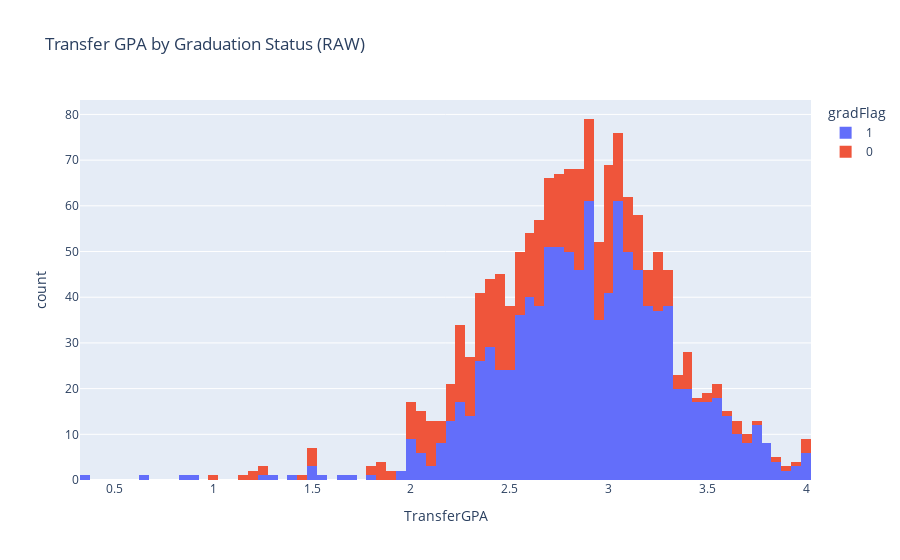
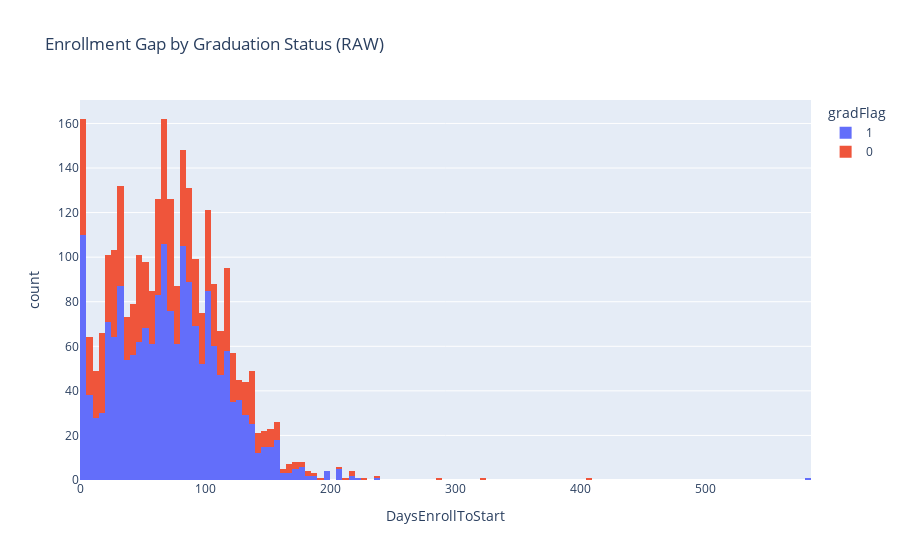
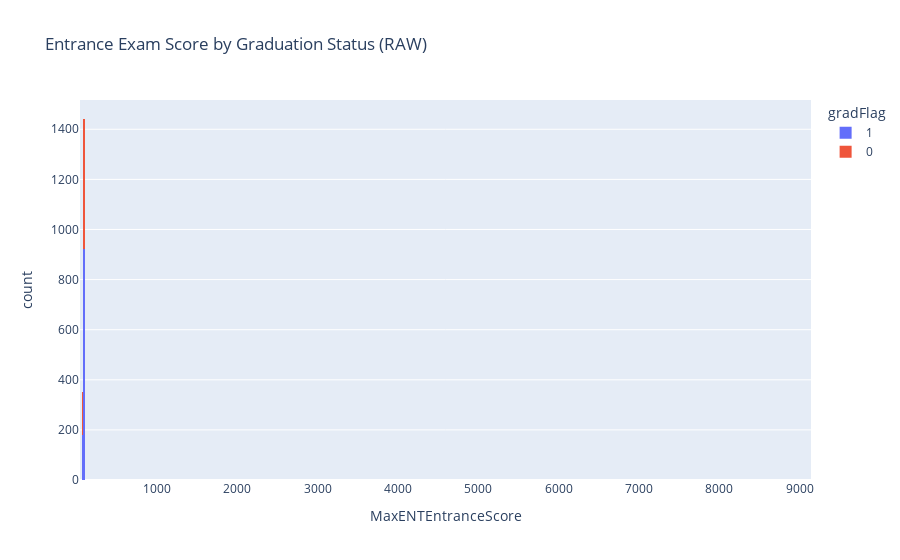

Notebook code cell kept with these figures, in order:
### Code cell
fig1 = px.histogram(df, x='TransferGPA', color='gradFlag', title="Transfer GPA by Graduation Status (RAW)")
fig1.show()

fig2 = px.histogram(df, x='DaysEnrollToStart', color='gradFlag', title="Enrollment Gap by Graduation Status (RAW)")
fig2.show()

fig3 = px.histogram(df, x='MaxENTEntranceScore', color='gradFlag', title="Entrance Exam Score by Graduation Status (RAW)")
fig3.show()

### Figure 1 — Plotly figure (JSON) as saved in the notebook; plotly's stock layout.template omitted (floating-point values rounded to 4 significant figures; data arrays with more than 128 entries replaced by an {"elided": "..."} marker saying what was removed)
{"data": [{"alignmentgroup": "True", "bingroup": "x", "hovertemplate": "gradFlag=1<br>TransferGPA=%{x}<br>count=%{y}<extra></extra>", "legendgroup": "1", "marker": {"color": "#636efa", "pattern": {"shape": ""}}, "name": "1", "offsetgroup": "1", "orientation": "v", "showlegend": true, "type": "histogram", "x": {"elided": "1840 float values"}, "xaxis": "x", "yaxis": "y"}, {"alignmentgroup": "True", "bingroup": "x", "hovertemplate": "gradFlag=0<br>TransferGPA=%{x}<br>count=%{y}<extra></extra>", "legendgroup": "0", "marker": {"color": "#EF553B", "pattern": {"shape": ""}}, "name": "0", "offsetgroup": "0", "orientation": "v", "showlegend": true, "type": "histogram", "x": {"elided": "944 float values"}, "xaxis": "x", "yaxis": "y"}], "layout": {"autosize": true, "barmode": "relative", "legend": {"title": {"text": "gradFlag"}, "tracegroupgap": 0}, "title": {"text": "Transfer GPA by Graduation Status (RAW)"}, "xaxis": {"anchor": "y", "autorange": true, "domain": [0, 1], "range": [0.325, 4.025], "title": {"text": "TransferGPA"}, "type": "linear"}, "yaxis": {"anchor": "x", "autorange": true, "domain": [0, 1], "range": [0, 83.16], "title": {"text": "count"}}}}

### Figure 2 — Plotly figure (JSON) as saved in the notebook; plotly's stock layout.template omitted (floating-point values rounded to 4 significant figures; data arrays with more than 128 entries replaced by an {"elided": "..."} marker saying what was removed)
{"data": [{"alignmentgroup": "True", "bingroup": "x", "hovertemplate": "gradFlag=1<br>DaysEnrollToStart=%{x}<br>count=%{y}<extra></extra>", "legendgroup": "1", "marker": {"color": "#636efa", "pattern": {"shape": ""}}, "name": "1", "offsetgroup": "1", "orientation": "v", "showlegend": true, "type": "histogram", "x": {"elided": "1840 int values"}, "xaxis": "x", "yaxis": "y"}, {"alignmentgroup": "True", "bingroup": "x", "hovertemplate": "gradFlag=0<br>DaysEnrollToStart=%{x}<br>count=%{y}<extra></extra>", "legendgroup": "0", "marker": {"color": "#EF553B", "pattern": {"shape": ""}}, "name": "0", "offsetgroup": "0", "orientation": "v", "showlegend": true, "type": "histogram", "x": {"elided": "944 int values"}, "xaxis": "x", "yaxis": "y"}], "layout": {"autosize": true, "barmode": "relative", "legend": {"title": {"text": "gradFlag"}, "tracegroupgap": 0}, "title": {"text": "Enrollment Gap by Graduation Status (RAW)"}, "xaxis": {"anchor": "y", "autorange": true, "domain": [0, 1], "range": [-0.5, 584.5], "title": {"text": "DaysEnrollToStart"}, "type": "linear"}, "yaxis": {"anchor": "x", "autorange": true, "domain": [0, 1], "range": [0, 170.5], "title": {"text": "count"}}}}

### Figure 3 — Plotly figure (JSON) as saved in the notebook; plotly's stock layout.template omitted (floating-point values rounded to 4 significant figures; data arrays with more than 128 entries replaced by an {"elided": "..."} marker saying what was removed)
{"data": [{"alignmentgroup": "True", "bingroup": "x", "hovertemplate": "gradFlag=1<br>MaxENTEntranceScore=%{x}<br>count=%{y}<extra></extra>", "legendgroup": "1", "marker": {"color": "#636efa", "pattern": {"shape": ""}}, "name": "1", "offsetgroup": "1", "orientation": "v", "showlegend": true, "type": "histogram", "x": {"elided": "1840 float values"}, "xaxis": "x", "yaxis": "y"}, {"alignmentgroup": "True", "bingroup": "x", "hovertemplate": "gradFlag=0<br>MaxENTEntranceScore=%{x}<br>count=%{y}<extra></extra>", "legendgroup": "0", "marker": {"color": "#EF553B", "pattern": {"shape": ""}}, "name": "0", "offsetgroup": "0", "orientation": "v", "showlegend": true, "type": "histogram", "x": {"elided": "944 float values"}, "xaxis": "x", "yaxis": "y"}], "layout": {"autosize": true, "barmode": "relative", "legend": {"title": {"text": "gradFlag"}, "tracegroupgap": 0}, "title": {"text": "Entrance Exam Score by Graduation Status (RAW)"}, "xaxis": {"anchor": "y", "autorange": true, "domain": [0, 1], "range": [40, 9140], "title": {"text": "MaxENTEntranceScore"}, "type": "linear"}, "yaxis": {"anchor": "x", "autorange": true, "domain": [0, 1], "range": [0, 1517.0], "title": {"text": "count"}}}}
